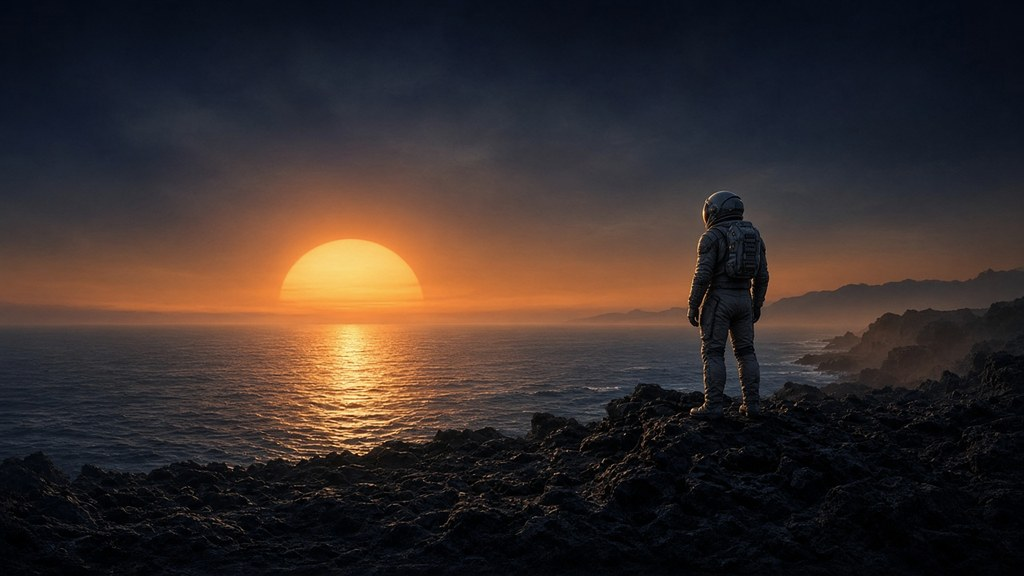
#> input picture web/assets/airship/monthly-releases-inbox/cinema.jpg, 1024 x 576 px
$ python generate_inbox_picto.py
#> lines starting #> are read from the running program, lines starting #| are printed output that depends on the picture
#> in triptych, `image = Image.new("RGB", size, (20, 20, 20))`: image: PIL image 368x248 RGB; every value is 20
#!/usr/bin/env python3
"""Build the Message Center list icons for the monthly releases message.

The Android inbox row draws the icon in a 92 x 62 dp box (184 x 124 px on a 1080p
TV) and crops it to fill, so the 3:2 icon is authored at twice that box and every
element is sized to survive the downscale. A square variant is kept for surfaces
that ask for a 1:1 list icon.
"""

from __future__ import annotations

from pathlib import Path

from PIL import Image, ImageDraw, ImageEnhance, ImageFont

RED = (229, 9, 20)
ROOT = Path(__file__).resolve().parents[1]
ASSETS = ROOT / "assets" / "airship" / "monthly-releases-inbox"
CARDS = ["cinema.jpg", "series.jpg", "reality-tv.jpg"]
BOLD = Path("/usr/share/fonts/truetype/croscore/Arimo-Bold.ttf")
SIZES = {"list-icon.png": (368, 248), "list-icon-square.png": (300, 300)}


def slice_of(card: Path, width: int, height: int) -> Image.Image:
#> called with width = 123, height = 248
    image = Image.open(card).convert("RGB")
#> image is the input picture: PIL image 1024x576 RGB; mean R, G, B 55.8, 45.3, 42.8
    scale = max(width / image.width, height / image.height)
#> scale = 0.431
    resized = image.resize(
        (round(image.width * scale), round(image.height * scale)),
        Image.Resampling.LANCZOS,
    )
    left = (resized.width - width) // 2
#> left = 159
    top = (resized.height - height) // 2
#> top = 0
    return resized.crop((left, top, left + width, top + height))
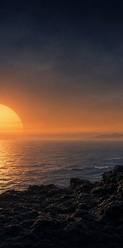
#> returned value: PIL image 123x248 RGB; mean R, G, B 71.9, 54.8, 47.6


def triptych(size: tuple[int, int]) -> Image.Image:
    width, height = size
    image = Image.new("RGB", size, (20, 20, 20))
    edges = [round(index * width / len(CARDS)) for index in range(len(CARDS) + 1)]
    for index, card in enumerate(CARDS):
        left, right = edges[index], edges[index + 1]
        image.paste(slice_of(ASSETS / card, right - left, height), (left, 0))
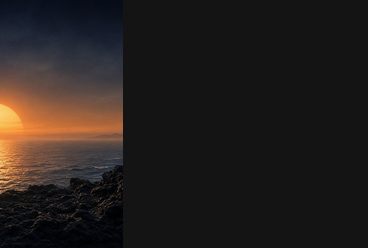
#> image: PIL image 368x248 RGB; mean R, G, B 37.4, 31.6, 29.2
        if index:
            # A dark seam keeps the three stills readable as three titles.
            ImageDraw.Draw(image).rectangle((left - 1, 0, left + 1, height), fill=(12, 12, 12))
    image = ImageEnhance.Color(image).enhance(0.86)
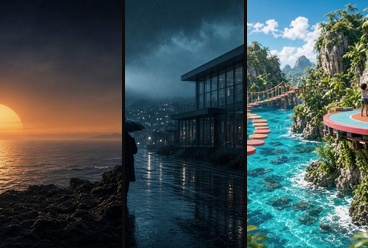
#> image: PIL image 368x248 RGB; mean R, G, B 63.4, 80.6, 81.7
    return ImageEnhance.Brightness(image).enhance(0.72)
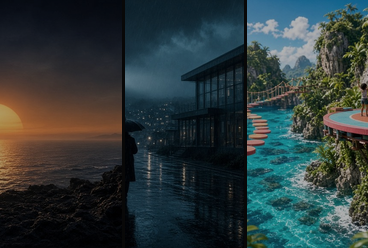
#> returned value: PIL image 368x248 RGB; mean R, G, B 45.2, 57.6, 58.4


def scrim(size: tuple[int, int]) -> Image.Image:
#> called with size = (368, 248)
    overlay = Image.new("RGBA", size)
#> overlay: PIL image 368x248 RGBA; every value is 0
    pixels = overlay.load()
    for y in range(size[1]):
        alpha = round(30 + 130 * (y / size[1]) ** 3)
        for x in range(size[0]):
            pixels[x, y] = (0, 0, 0, alpha)
    return overlay


def draw_icon(size: tuple[int, int]) -> Image.Image:
    width, height = size
    image = Image.alpha_composite(triptych(size).convert("RGBA"), scrim(size))
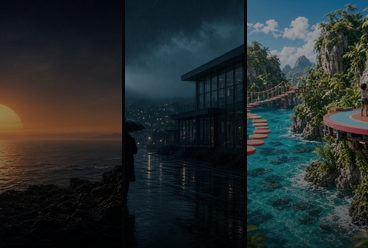
#> image: PIL image 368x248 RGBA; mean R, G, B, A 35.7, 44.5, 45.1, 255
    draw = ImageDraw.Draw(image)

    badge = (18, 18, round(width * 0.36), 74)
    draw.rounded_rectangle(badge, radius=6, fill=RED)
    draw.text(
        ((badge[0] + badge[2]) / 2, (badge[1] + badge[3]) / 2 + 1),
        "NEW",
        anchor="mm",
        fill="white",
        font=ImageFont.truetype(str(BOLD), 38),
    )

    # Reads as "three titles" once the icon is down at 92 dp.
    for index in range(3):
        left = 20 + index * 30
        draw.rounded_rectangle((left, height - 40, left + 20, height - 32), radius=4, fill="white")

    draw.rectangle((0, height - 8, width, height), fill=RED)
    return image.convert("RGB")
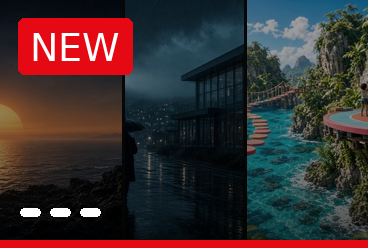
#> returned value: PIL image 368x248 RGB; mean R, G, B 59.1, 46.7, 47.9


def main() -> None:
    for name, size in SIZES.items():
        target = ASSETS / name
        draw_icon(size).save(target, optimize=True)
#> (the run stopped early here; a loop or call above may not have finished)
